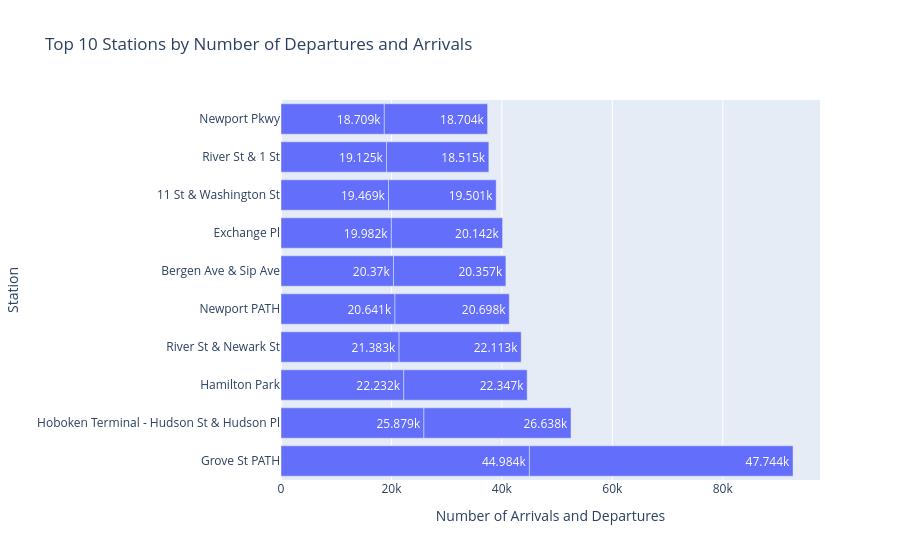

The notebook cell saved with this chart:
### Markdown cell above
### Top 10 Stations by Number of Departures and Arrivals

### Code cell
fig = px.bar(
    data_frame=top_stations,
    x='number_of_arrivals_and_departures',
    y='station',
    orientation='h',
    title = 'Top 10 Stations by Number of Departures and Arrivals',
    text_auto=True
)

fig.update_layout(
    xaxis_title='Number of Arrivals and Departures',
    yaxis_title='Station'
)

fig.show()

### Figure 1 — Plotly figure (JSON) as saved in the notebook; plotly's stock layout.template omitted (floating-point values rounded to 4 significant figures)
{"data": [{"hovertemplate": "number_of_arrivals_and_departures=%{x}<br>station=%{y}<extra></extra>", "legendgroup": "", "marker": {"color": "#636efa", "pattern": {"shape": ""}}, "name": "", "orientation": "h", "showlegend": false, "textposition": "auto", "texttemplate": "%{x}", "type": "bar", "x": [44984, 25879, 22232, 21383, 20641, 20370, 19982, 19469, 19125, 18709, 47744, 26638, 22347, 22113, 20698, 20357, 20142, 19501, 18704, 18515], "xaxis": "x", "y": ["Grove St PATH", "Hoboken Terminal - Hudson St & Hudson Pl", "Hamilton Park", "River St & Newark St", "Newport PATH", "Bergen Ave & Sip Ave", "Exchange Pl", "11 St & Washington St", "River St & 1 St", "Newport Pkwy", "Grove St PATH", "Hoboken Terminal - Hudson St & Hudson Pl", "Hamilton Park", "River St & Newark St", "Newport PATH", "Bergen Ave & Sip Ave", "Exchange Pl", "11 St & Washington St", "Newport Pkwy", "River St & 1 St"], "yaxis": "y"}], "layout": {"barmode": "relative", "legend": {"tracegroupgap": 0}, "title": {"text": "Top 10 Stations by Number of Departures and Arrivals"}, "xaxis": {"anchor": "y", "domain": [0, 1], "title": {"text": "Number of Arrivals and Departures"}}, "yaxis": {"anchor": "x", "domain": [0, 1], "title": {"text": "Station"}}}}
